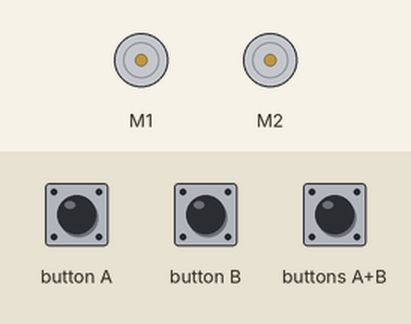
A program run on a simulated BBC micro:bit (MakeCode). Shown: 2 × DC motor (green arrow = forward, orange = backward, longer = faster). Inputs (shaded band) come from the test bench.

Above: at 1.2 s.
1.3 s: button A pressed for 0.15 s
At 2.2 s:
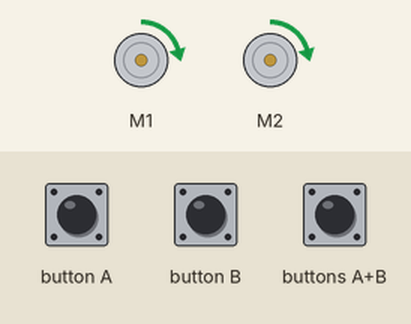
2.9 s: button B pressed for 0.15 s
At 3.5 s:
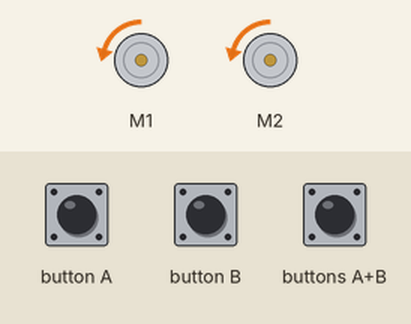
4.5 s: buttons A+B pressed for 0.15 s
At 5.9 s:
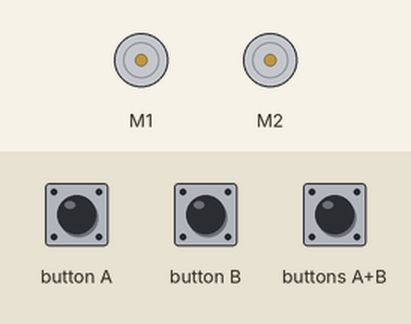
Timing chart, 0 to 7.5 s (numbered marks = the images above; inputs shaded):
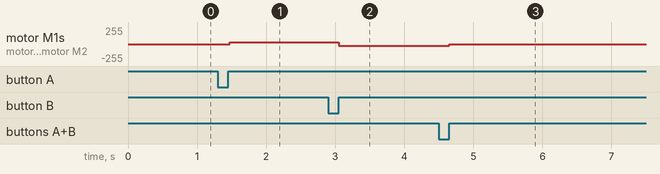

The program:

main.ts
```typescript
input.onButtonPressed(Button.A, function () {
    kitronik_motor_driver.motorOn(kitronik_motor_driver.Motors.Motor1, kitronik_motor_driver.MotorDirection.Forward, 10)
    kitronik_motor_driver.motorOn(kitronik_motor_driver.Motors.Motor2, kitronik_motor_driver.MotorDirection.Forward, 10)
})
input.onButtonPressed(Button.AB, function () {
    kitronik_motor_driver.motorOff(kitronik_motor_driver.Motors.Motor1)
    kitronik_motor_driver.motorOff(kitronik_motor_driver.Motors.Motor2)
})
input.onButtonPressed(Button.B, function () {
    kitronik_motor_driver.motorOn(kitronik_motor_driver.Motors.Motor1, kitronik_motor_driver.MotorDirection.Reverse, 10)
    kitronik_motor_driver.motorOn(kitronik_motor_driver.Motors.Motor2, kitronik_motor_driver.MotorDirection.Reverse, 10)
})
pins.setPull(DigitalPin.P1, PinPullMode.PullUp)
pins.setPull(DigitalPin.P2, PinPullMode.PullUp)
basic.forever(function () {

})
```

test.ts
```typescript
// Hier kann man Tests durchführen; diese Datei wird nicht kompiliert, wenn dieses Paket als Erweiterung verwendet wird.
```

Measured:
- after the input at 1.3 s, motor M1, motor M2: stopped → forward 26/255 after 0.17 s
- after the input at 2.9 s, motor M1, motor M2: forward 26/255 → backward 26/255 after 0.15 s
- after the input at 4.5 s, motor M1, motor M2: backward 26/255 → stopped after 0.15 s
